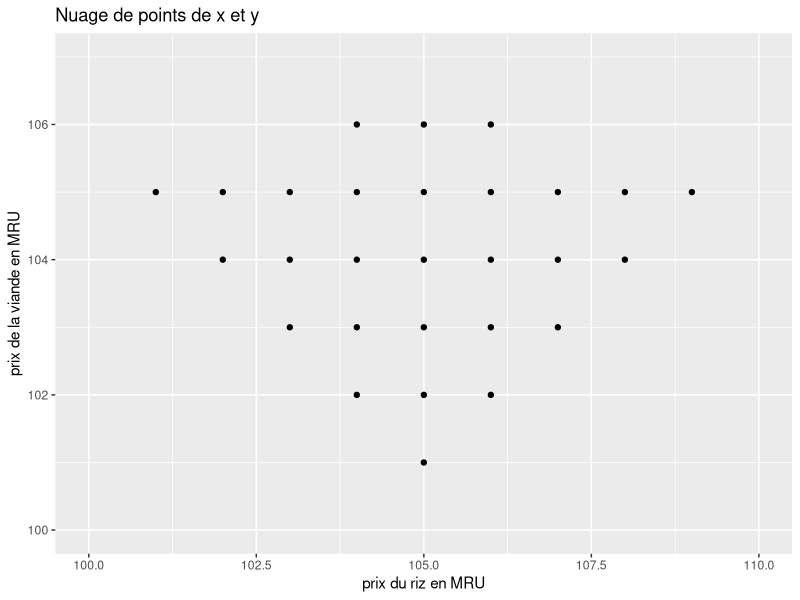
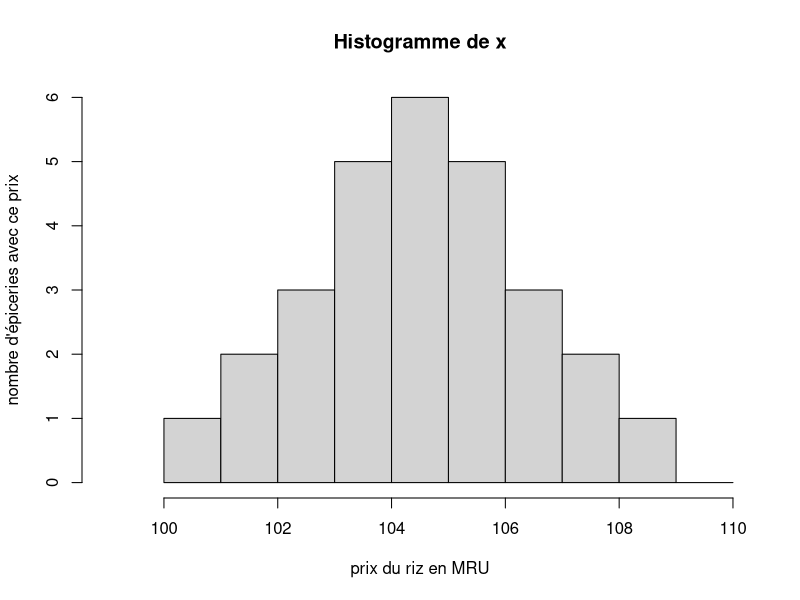
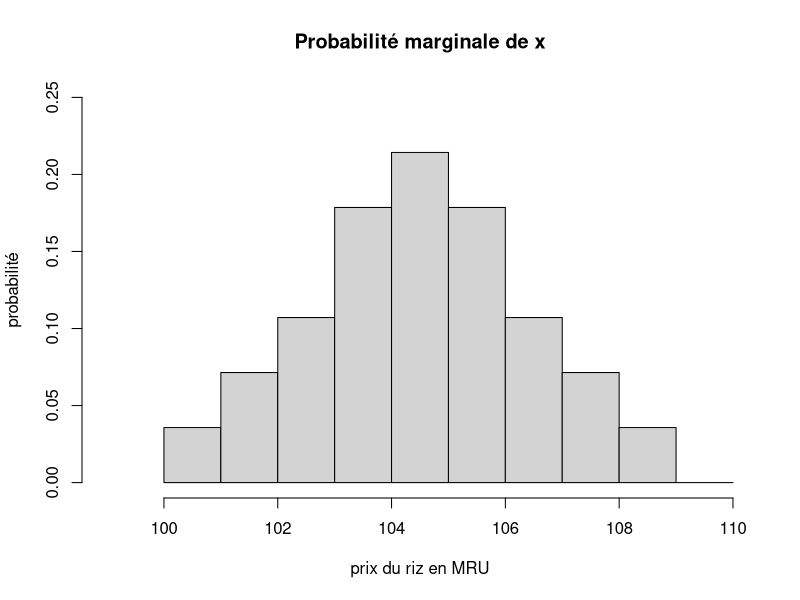
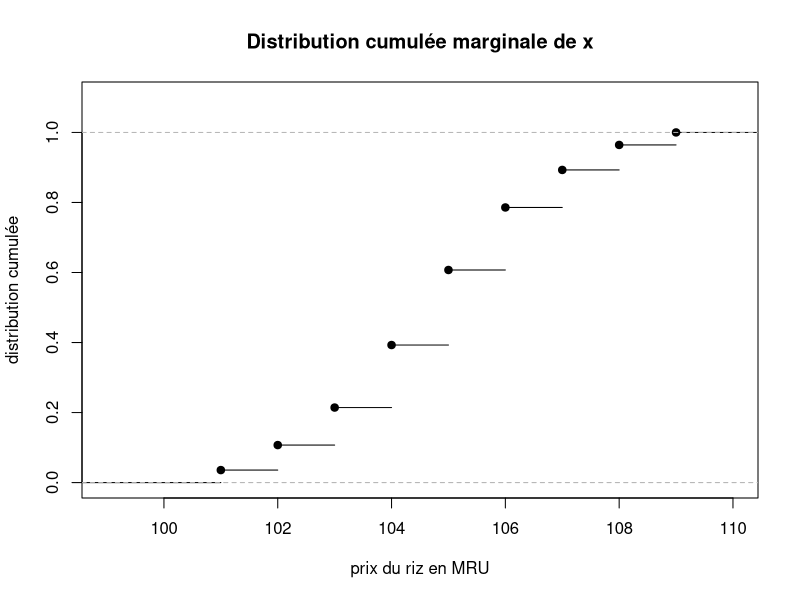
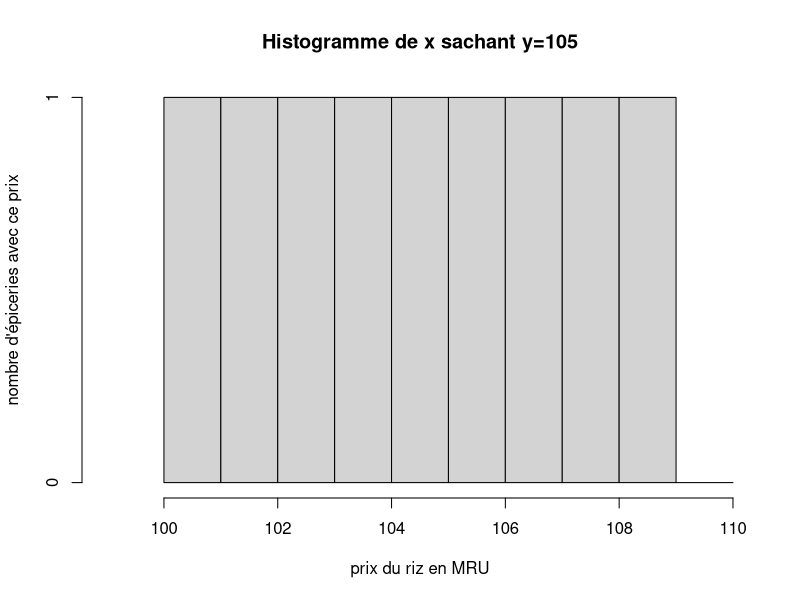
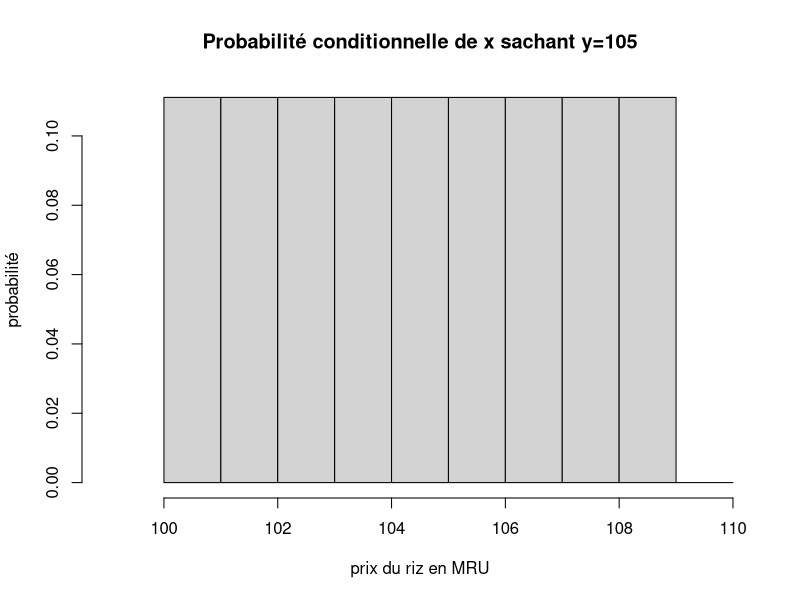
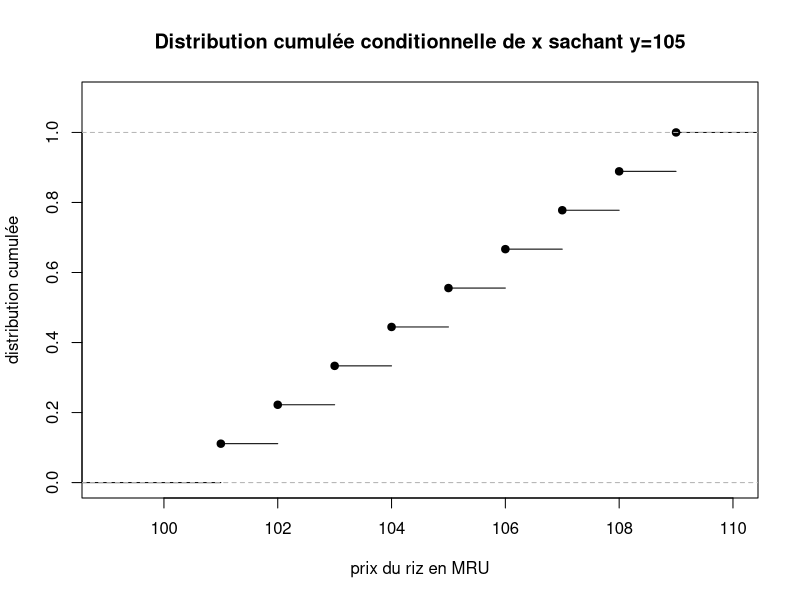

Reproduce these figures in R, in order.
# ===============================================================================
# Distribution conjointe de deux variables aléatoires
# ===============================================================================

# Dans cette partie, nous allons construire la distribution conjointe de deux variables aléatoires.
# La première correspond au prix du riz et la seconde correspond au prix de la viande.
# Nous prévoyons d'aller dans une épicerie aléatoire de la ville pour faire nos achats quotidiens.

# Nous supposons qu'il y a 9 grands grossistes de riz dans la ville et 6 grands grossistes de viande.
# Chaque épicerie de la ville a un contrat avec l'un des grossistes de riz et l'un des grossistes de viande.
# Nous supposons que l'épicerie vendrait au même prix que celui du grossiste.
# Enfin, nous supposons qu'aucune épicerie n'a les mêmes grossistes de viande et de riz en même temps.

# Voici les prix fixés par les grossistes de riz (axe des x) : 101, 102, 103, 104, 105, 106, 107, 108, 109
# Voici les prix fixés par les grossistes de viande (axe des y) : 101, 102, 103, 104, 105, 106

# Voici comment les épiceries sont distribuées dans la ville :
# - 1 épicerie a un contrat avec le grossiste de riz 101 et le grossiste de viande 105 -> 101, 105
# - 1 épicerie a un contrat avec le grossiste de riz 102 et le grossiste de viande 104 -> 102, 104
# - 1 épicerie a un contrat avec le grossiste de riz 102 et le grossiste de viande 105 -> 102, 105
# - 1 épicerie a un contrat avec le grossiste de riz 103 et le grossiste de viande 103 -> 103, 103
# - 1 épicerie a un contrat avec le grossiste de riz 103 et le grossiste de viande 104 -> 103, 104
# - 1 épicerie a un contrat avec le grossiste de riz 103 et le grossiste de viande 105 -> 103, 105
# - 1 épicerie a un contrat avec le grossiste de riz 104 et le grossiste de viande 102 -> 104, 102
# - 1 épicerie a un contrat avec le grossiste de riz 104 et le grossiste de viande 103 -> 104, 103
# - 1 épicerie a un contrat avec le grossiste de riz 104 et le grossiste de viande 104 -> 104, 104
# - 1 épicerie a un contrat avec le grossiste de riz 104 et le grossiste de viande 105 -> 104, 105
# - 1 épicerie a un contrat avec le grossiste de riz 104 et le grossiste de viande 106 -> 104, 106
# - 1 épicerie a un contrat avec le grossiste de riz 105 et le grossiste de viande 101 -> 105, 101  
# - 1 épicerie a un contrat avec le grossiste de riz 105 et le grossiste de viande 102 -> 105, 102
# - 1 épicerie a un contrat avec le grossiste de riz 105 et le grossiste de viande 103 -> 105, 103
# - 1 épicerie a un contrat avec le grossiste de riz 105 et le grossiste de viande 104 -> 105, 104
# - 1 épicerie a un contrat avec le grossiste de riz 105 et le grossiste de viande 105 -> 105, 105
# - 1 épicerie a un contrat avec le grossiste de riz 105 et le grossiste de viande 106 -> 105, 106
# - 1 épicerie a un contrat avec le grossiste de riz 106 et le grossiste de viande 102 -> 106, 102
# - 1 épicerie a un contrat avec le grossiste de riz 106 et le grossiste de viande 103 -> 106, 103
# - 1 épicerie a un contrat avec le grossiste de riz 106 et le grossiste de viande 104 -> 106, 104
# - 1 épicerie a un contrat avec le grossiste de riz 106 et le grossiste de viande 105 -> 106, 105
# - 1 épicerie a un contrat avec le grossiste de riz 106 et le grossiste de viande 106 -> 106, 106  
# - 1 épicerie a un contrat avec le grossiste de riz 107 et le grossiste de viande 103 -> 107, 103
# - 1 épicerie a un contrat avec le grossiste de riz 107 et le grossiste de viande 104 -> 107, 104
# - 1 épicerie a un contrat avec le grossiste de riz 107 et le grossiste de viande 105 -> 107, 105
# - 1 épicerie a un contrat avec le grossiste de riz 108 et le grossiste de viande 104 -> 108, 104
# - 1 épicerie a un contrat avec le grossiste de riz 108 et le grossiste de viande 105 -> 108, 105
# - 1 épicerie a un contrat avec le grossiste de riz 109 et le grossiste de viande 105 -> 109, 105

# Importation des bibliothèques nécessaires
library(ggplot2)

# Création des combinaisons d'épiceries
combinations <- matrix(c(
  101, 105,
  102, 104,
  102, 105,
  103, 103,
  103, 104,
  103, 105,
  104, 102,
  104, 103,
  104, 104,
  104, 105,
  104, 106,
  105, 101,
  105, 102,
  105, 103,
  105, 104,
  105, 105,
  105, 106,
  106, 102,
  106, 103,
  106, 104,
  106, 105,
  106, 106,
  107, 103,
  107, 104,
  107, 105,
  108, 104,
  108, 105,
  109, 105
), ncol = 2, byrow = TRUE)

combinations_i <- combinations[, 1]
combinations_j <- combinations[, 2]

# Tracer les données dispersées
plot_data <- data.frame(x = combinations_i, y = combinations_j)
p <- ggplot(plot_data, aes(x = x, y = y)) +
  geom_point() +
  labs(
    x = "prix du riz en MRU",
    y = "prix de la viande en MRU",
    title = "Nuage de points de x et y"
  ) +
  xlim(100, 110) +
  ylim(100, 107)
print(p)

# ===============================================================================
# Nous déduisons que nous établissons une distribution uniforme à partir des points ci-dessus
# - calculer la probabilité de chaque point ?
# - quel serait le montant attendu à payer si nous allons dans une épicerie aléatoire de la ville ?
# ===============================================================================

# Nous avons la possibilité d'aller dans une épicerie choisie au hasard. Et nous avons que chaque point correspond à une et une seule épicerie.
# Ainsi, nous avons que la probabilité de chaque point est 1/28.
# Nous pouvons calculer la valeur attendue en additionnant le produit du prix du riz et de la viande par la probabilité de chaque point.

# Maintenant, nous allons calculer le montant attendu à payer si nous achetons 1kg de riz et 1kg de viande
# D'abord, calculons la somme x + y pour chaque point (épicerie)
totals <- rowSums(combinations)

for (i in 1:length(totals)) {
  cat(sprintf("point : [%d, %d], total à payer : %d\n", combinations[i, 1], combinations[i, 2], totals[i]))
}

# En moyenne, nous devrons payer : S_i (x_i + y_i) / n
average_total <- mean(totals)
cat(sprintf("Montant total moyen à payer : %.2f\n", average_total))

# ===============================================================================
# La distribution marginale de x
# ===============================================================================

# Maintenant, nous ne sommes intéressés que par l'achat de riz (noté x).
# - Dessiner un histogramme de la distribution marginale de x.
# - Calculer et dessiner la distribution cumulée de x.
# - Quel est le prix attendu du riz ?

# Collecter les données
x <- combinations_i

# Tracer l'histogramme
hist(x, breaks = seq(100, 110, by = 1), 
     xlab = "prix du riz en MRU", 
     ylab = "nombre d'épiceries avec ce prix", 
     main = "Histogramme de x",
     xlim = c(99, 110))

# Tracer la probabilité
hist(x, breaks = seq(100, 110, by = 1), 
     xlab = "prix du riz en MRU", 
     ylab = "probabilité", 
     main = "Probabilité marginale de x",
     xlim = c(99, 110),
     ylim = c(0, 0.25),
     freq = FALSE)

# Calculer les probabilités pour chaque valeur unique de x
x_tab <- table(x)
x_probs <- x_tab / sum(x_tab)

for (i in 1:length(x_probs)) {
  cat(sprintf("Probabilité de x = %d est %d/%d = %.4f\n", 
              as.numeric(names(x_probs)[i]), 
              x_tab[i], 
              length(x), 
              x_probs[i]))
}

# Tracer la distribution cumulée
plot(ecdf(x), 
     xlab = "prix du riz en MRU", 
     ylab = "distribution cumulée", 
     main = "Distribution cumulée marginale de x",
     xlim = c(99, 110),
     ylim = c(0, 1.1))

# Le prix moyen à payer pour le riz si nous achetons 1kg de riz dans une épicerie aléatoire est S_i x_i / n
average_price <- mean(x)
cat(sprintf("Prix moyen à payer pour le riz : %.2f\n", average_price))

# ===============================================================================
# Distribution marginale de y (exercice) rendu de TP
# ===============================================================================

# Notre compagnon n'est intéressé que par l'achat de viande (notée y).
# - Dessiner un histogramme de la distribution marginale de y.
# - Calculer et dessiner la distribution cumulée de y.
# - Quel est le prix attendu que notre compagnon paierait pour la viande ?


# ===============================================================================
# Distribution conditionnelle de x sachant y
# ===============================================================================

# Quand nous sommes finalement arrivés au centre-ville pour acheter du riz, 
# quelqu'un nous a dit que le prix de la viande dans la région est de 105.
# - Dessiner un histogramme de la distribution conditionnelle de x (le prix du riz) 
#   sachant que si nous devions acheter de la viande, elle coûterait 105 (y).
# - Calculer et dessiner la distribution cumulée de x sachant que y=105.
# - Quel est le prix attendu du riz sachant que le prix de la viande est de 105 ?

# Tracer l'histogramme pour la distribution conditionnelle de x sachant y=105
x_given_y_105 <- combinations_i[combinations_j == 105]

hist(x_given_y_105, breaks = seq(100, 110, by = 1), 
     xlab = "prix du riz en MRU", 
     ylab = "nombre d'épiceries avec ce prix", 
     main = "Histogramme de x sachant y=105",
     xlim = c(99, 110))

# Tracer la probabilité
hist(x_given_y_105, breaks = seq(100, 110, by = 1), 
     xlab = "prix du riz en MRU", 
     ylab = "probabilité", 
     main = "Probabilité conditionnelle de x sachant y=105",
     xlim = c(99, 110),
     freq = FALSE)

# Calculer les probabilités pour chaque valeur unique de x sachant y=105
x_given_y_105_tab <- table(x_given_y_105)
x_given_y_105_probs <- x_given_y_105_tab / sum(x_given_y_105_tab)

for (i in 1:length(x_given_y_105_probs)) {
  cat(sprintf("Probabilité de x = %d sachant y=105 est %d/%d = %.4f\n", 
              as.numeric(names(x_given_y_105_probs)[i]), 
              x_given_y_105_tab[i], 
              length(x_given_y_105), 
              x_given_y_105_probs[i]))
}

# Tracer la distribution cumulée de x sachant y=105
plot(ecdf(x_given_y_105), 
     xlab = "prix du riz en MRU", 
     ylab = "distribution cumulée", 
     main = "Distribution cumulée conditionnelle de x sachant y=105",
     xlim = c(99, 110),
     ylim = c(0, 1.1))

# Calculer le prix moyen à payer pour le riz sachant y=105
average_price_given_y_105 <- mean(x_given_y_105)
cat(sprintf("Sachant que si nous devions acheter 1kg de viande cela coûterait 105 MRU, le prix moyen à payer pour le riz est de %.2f MRU\n", average_price_given_y_105))

# ===============================================================================
# Distribution conditionnelle de y sachant x (exercice) rendu de TP
# ===============================================================================

# Notre compagnon est allé au centre-ville pour acheter de la viande 
# et quelqu'un lui a dit que le prix du riz dans la région est de 103.
# - Dessiner un histogramme de la distribution conditionnelle de y (le prix de la viande) 
#   sachant que s'il devait acheter du riz, cela lui coûterait 103 (x).
# - Calculer et dessiner la distribution cumulée de y sachant que x=103.
# - Quel est le prix attendu de la viande sachant que le prix du riz est de 103 ?

